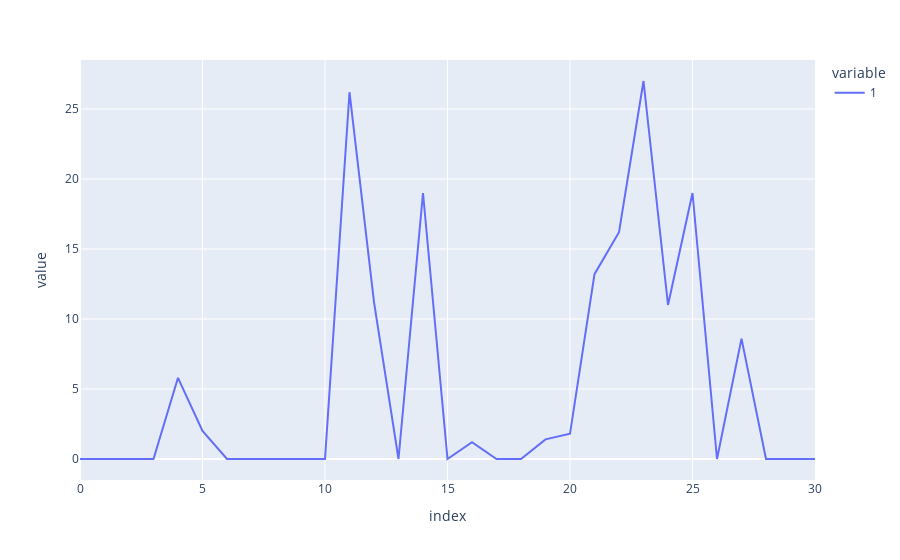

Write notebook code for a chart like this one.
### Code cell
dF[1].plot()

### Figure 1 — Plotly figure (JSON) as saved in the notebook; plotly's stock layout.template omitted (floating-point values rounded to 4 significant figures)
{"data": [{"hovertemplate": "variable=1<br>index=%{x}<br>value=%{y}<extra></extra>", "legendgroup": "1", "line": {"color": "#636efa", "dash": "solid"}, "marker": {"symbol": "circle"}, "mode": "lines", "name": "1", "orientation": "v", "showlegend": true, "type": "scatter", "x": [0, 1, 2, 3, 4, 5, 6, 7, 8, 9, 10, 11, 12, 13, 14, 15, 16, 17, 18, 19, 20, 21, 22, 23, 24, 25, 26, 27, 28, 29, 30], "xaxis": "x", "y": [0, 0, 0, 0, 5.8, 2, 0, 0, 0, 0, 0, 26.2, 11.2, 0, 19, 0, 1.2, 0, 0, 1.4, 1.8, 13.2, 16.2, 27, 11, 19, 0, 8.6, 0, 0, 0], "yaxis": "y"}], "layout": {"legend": {"title": {"text": "variable"}, "tracegroupgap": 0}, "margin": {"t": 60}, "xaxis": {"anchor": "y", "domain": [0, 1], "title": {"text": "index"}}, "yaxis": {"anchor": "x", "domain": [0, 1], "title": {"text": "value"}}}}
